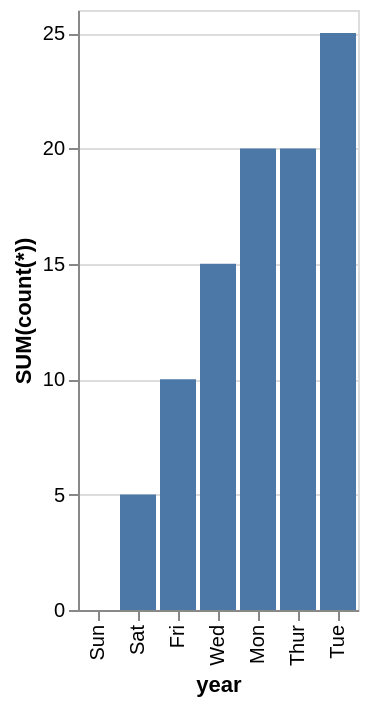

Describe this chart as a Vega-Lite specification.
### Vega-Lite specification from a JSON file in a GitHub repository (floating-point values rounded to 4 significant figures)
{"data": {"values": [{"x_data": "Sun", "y_data": 0}, {"x_data": "Sat", "y_data": 5}, {"x_data": "Fri", "y_data": 10}, {"x_data": "Wed", "y_data": 15}, {"x_data": "Mon", "y_data": 20}, {"x_data": "Thur", "y_data": 20}, {"x_data": "Tue", "y_data": 25}]}, "mark": "bar", "encoding": {"x": {"field": "x_data", "type": "nominal", "title": "year", "sort": {"op": "sum", "field": "y_data", "order": "ascending"}}, "y": {"field": "y_data", "type": "quantitative", "title": "SUM(count(*))"}}}
